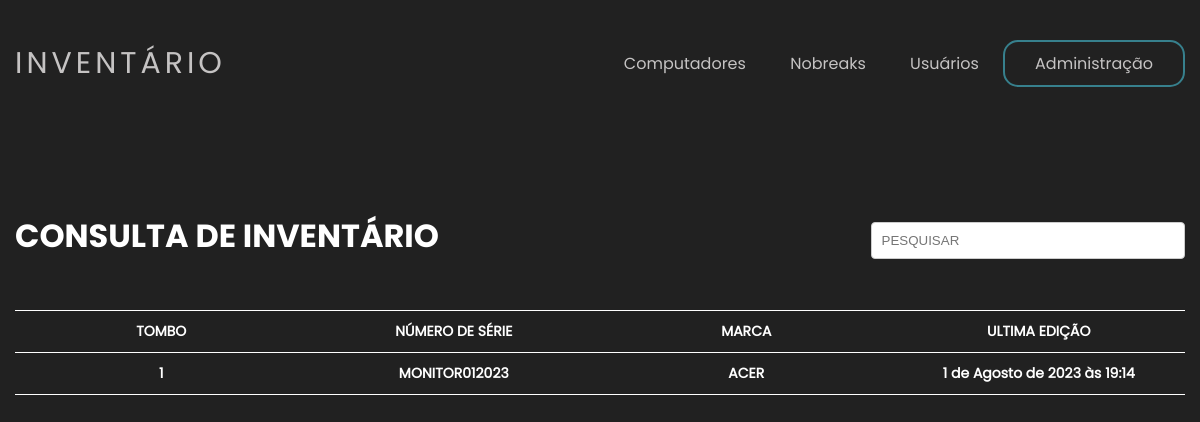
The page /monitores/ on the database its author committed.
### monitore/models.py (models this page shows, shortened)
class Monitor(models.Model):
    tombo = models.IntegerField(primary_key=True, help_text="Ex: 6541", verbose_name="Tombo")
    numero_serie = models.CharField(max_length=100, help_text="Ex:BRJ4030HPS", verbose_name="Número de Série")
    marca = models.CharField(max_length=100,choices=LISTA_MARCAS)
    foto_equipamento = models.ImageField(upload_to='photos_cpu',help_text="Faça aqui o upload das fotos do equipamento.",blank=True ,verbose_name="Foto do Equipamento")
    data_edicao = models.DateTimeField(default=timezone.now, verbose_name="Data de Edição")

### monitore/views.py (the view)
# urls.py: urlpatterns = [path('monitores/',homemonitor),]
def homemonitor(request):
    context = {}
    lista_monitores = Monitor.objects.all().order_by('tombo')
    context['lista_monitores'] = lista_monitores
    return render(request, 'monitores.html', context)

### monitore/templates/monitores.html (shortened to what this page needs)
{% load static %}
<!DOCTYPE html>
<html lang="pt-br">
<head>
    <link rel="stylesheet" href="/static/css/usuario.css" />
</head>
<body page='lista'>
    <header>
        <div id="title">
            <a class="logo" href="/">INVENTÁRIO</a>
        </div>
        <ul>
            <a class="sumir" href="/cpus">
                <li>Computadores</li>
            </a>
            <a class="sumir" href="/nobreaks">
                <li>Nobreaks</li>
            </a>
            <a class="sumir" href="/users">
                <li>Usuários</li>
            </a>
            <a class="centro" href="/admin" id='logar'>
                <li>Administração</li>
            </a>
        </ul>
    </header>
    <div id="listaregistro">
        <div>
            <input placeholder="PESQUISAR" autofocus id='inputPesquisa' />
        </div>
        <table>
            <h1 class="h1inv">CONSULTA  DE INVENTÁRIO</h1>
            <thead>
                <tr>
                    <th>TOMBO</th>
                    <th>NÚMERO DE SÉRIE</th>
                    <th>MARCA</th>
                    <th>ULTIMA EDIÇÃO</th>
                </tr>
            </thead>
            {% for monitor in lista_monitores %}
            <tr>
                <th>{{monitor.tombo}}</th>
                <th>{{monitor.numero_serie}}</th>
                <th>{{monitor.marca}}</th>
                <th>{{monitor.data_edicao}}</th>
            </tr>
            {% endfor %}
        </table>
    </div>
</body>
</html>

### static/css/usuario.css (style rules this page uses)
body { background: #212121; color: white; font-family: poppinsregular; max-width: 1300px; margin: 0 auto; padding: 15px; }
header { display: flex; flex-direction: row; justify-content: space-between; align-items: center; }
a { color: white; text-decoration: none; transition: 0.3s; }
.logo { font-size: 30px; text-transform: uppercase; letter-spacing: 4px; }
li { display: inline-block; margin: 20px; }
a { color: #C5C3C3; }
#logar { border: 2px solid #37808d; padding: 10px; border-radius: 15px; }
h1 { font-weight: 200; }
#listaregistro { display: none; }
body[page=lista] #listaregistro { display: block; }
#inputPesquisa { display: flex; float: right; width: 25%; flex: 1; outline: none; margin-top: 10px; }
.h1inv { display: flex; font-family: poppinsbold; margin-top: 100px; }
table { width: 100%; table-layout: fixed; text-align: center; border-collapse: collapse; margin-top: 50px; }
table th, table td { font-size: 14px; padding: 10px 10px; border-top: solid 1px white; border-bottom: solid 1px white; color: white; }
input { border: solid 1px #ccc; border-radius: 4px; padding: 10px; }

### rows shown on the page
Monitor: tombo "1", numero_serie "MONITOR012023", marca "ACER", data_edicao "1 de Agosto de 2023 às 19:14"
